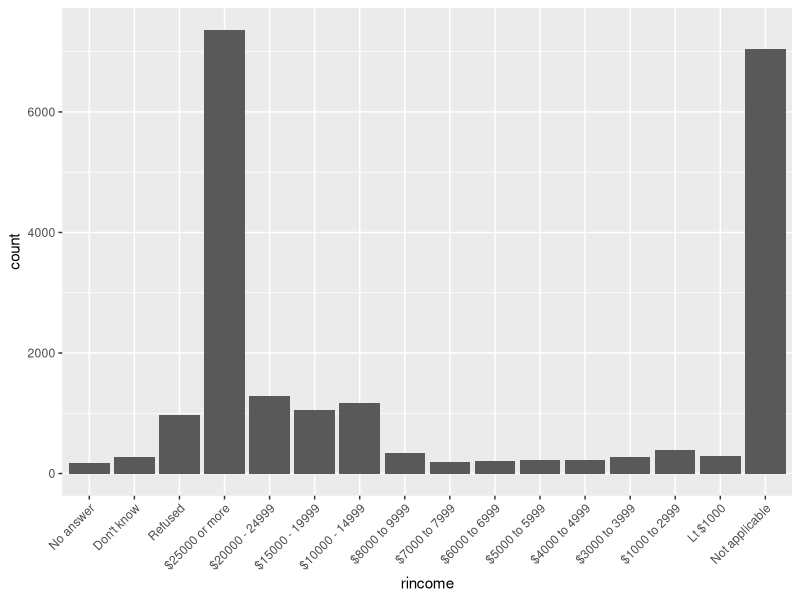
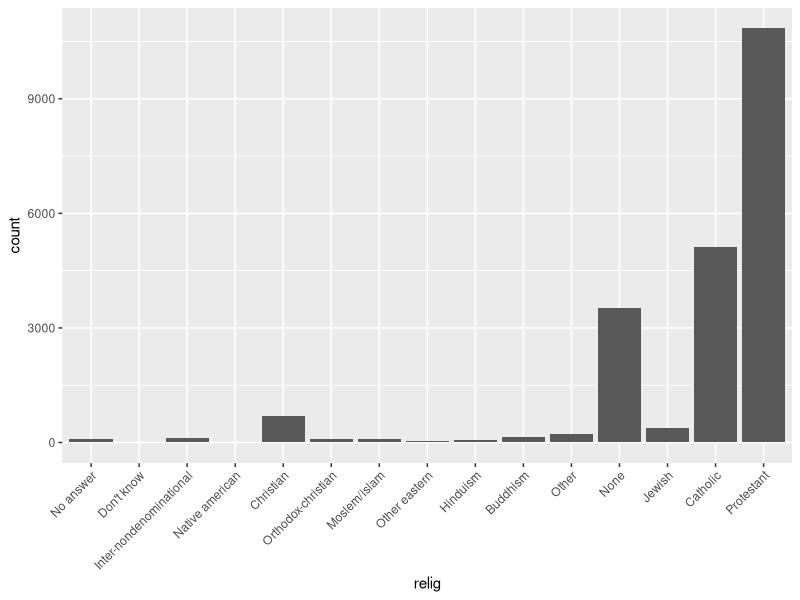
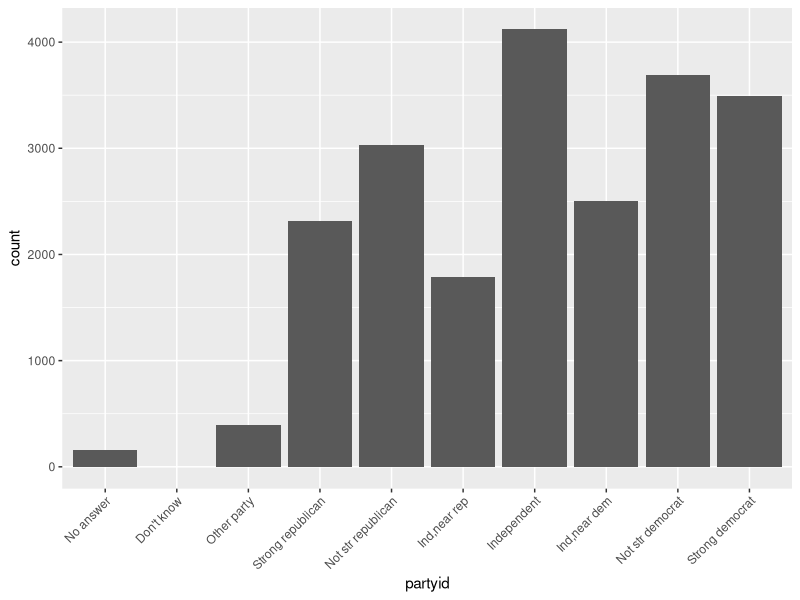
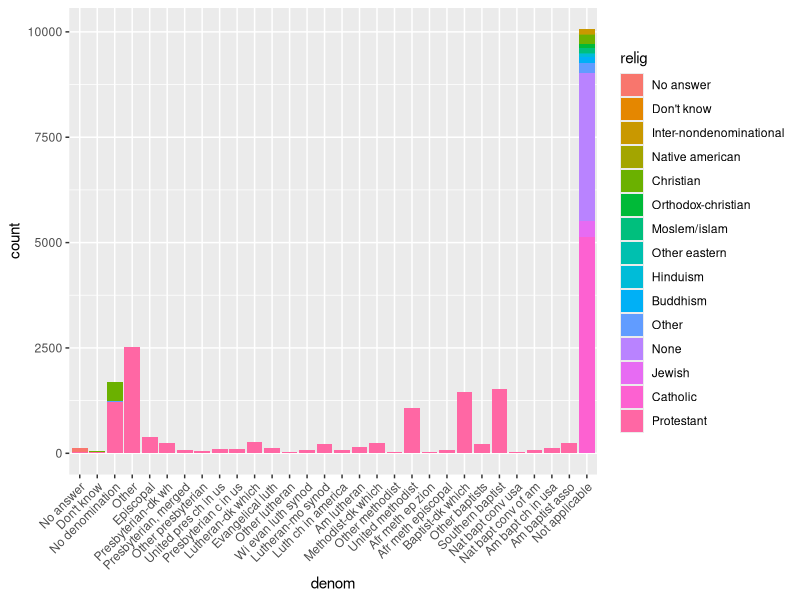
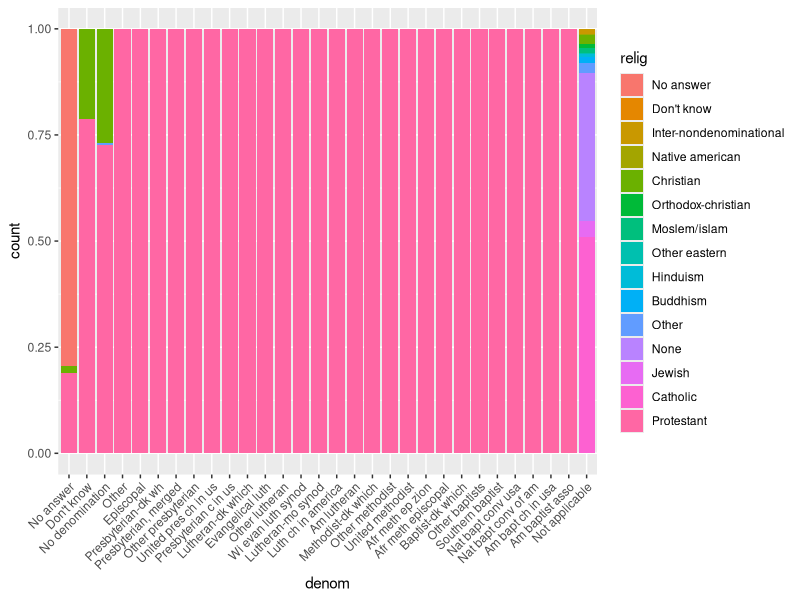
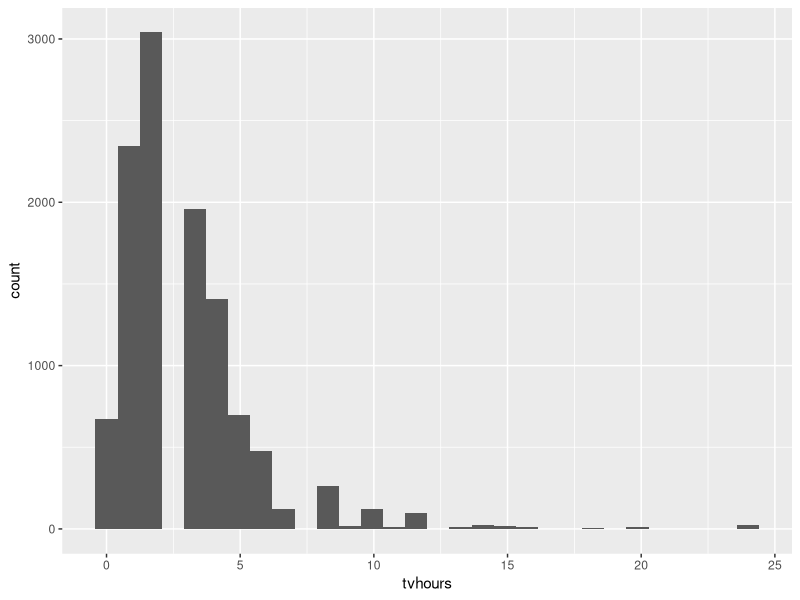
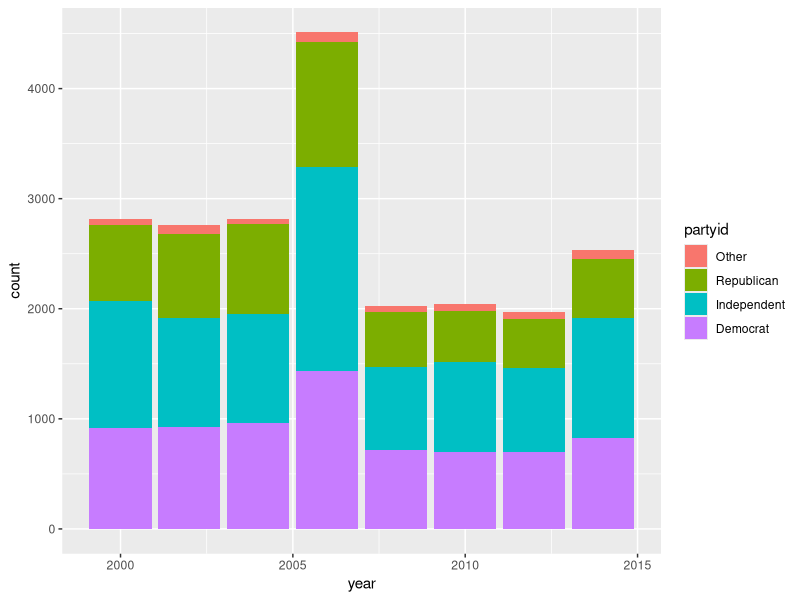

The R source for these figures, in order:
## ---- chunk 1
library(forcats)
library(tidyverse)
## ---- chunk 2
summary(gss_cat$rincome)
ggplot(gss_cat, aes(rincome)) +
  geom_bar() +
  theme(axis.text.x = element_text(angle = 45, hjust = 1))
## ---- chunk 3
ggplot(gss_cat, aes(relig)) +
  geom_bar() +
  theme(axis.text.x = element_text(angle = 45, hjust = 1))
ggplot(gss_cat, aes(partyid)) +
  geom_bar() +
  theme(axis.text.x = element_text(angle = 45, hjust = 1))
## ---- chunk 4

gss_cat %>%
  group_by (denom, relig) %>%
  count()

ggplot(gss_cat, aes(denom)) +
  geom_bar(aes(fill = relig)) +
  theme(axis.text.x = element_text(angle = 45, hjust = 1))
ggplot(gss_cat, aes(denom)) +
  geom_bar(aes(fill = relig), position = "fill") +
  theme(axis.text.x = element_text(angle = 45, hjust = 1))
## ---- chunk 5
ggplot(gss_cat, aes (tvhours)) +
  geom_histogram()
## ---- chunk 6
levels(gss_cat$marital)
levels(gss_cat$race)
levels(gss_cat$rincome)
levels(gss_cat$partyid)
levels(gss_cat$relig)
levels(gss_cat$denom)
## ---- chunk 7
levels(gss_cat$rincome)
levels(fct_relevel(gss_cat$rincome, "Not applicable"))
## ---- chunk 8
gss_cat %>%
  mutate(partyid = fct_recode(partyid,
    "Republican"    = "Strong republican",
    "Republican"      = "Not str republican",
    "Independent" = "Ind,near rep",
    "Independent" = "Ind,near dem",
    "Democrat"        = "Not str democrat",
    "Democrat"      = "Strong democrat",
    "Other"                 = "No answer",
    "Other"                 = "Don't know",
    "Other"                 = "Other party"
  )) %>%
  ggplot(aes(x = year))+
  geom_bar(aes(fill = partyid))
## ---- chunk 9
gss_cat %>%
  mutate(rincome = fct_recode(rincome,
    "less than 5000"      = "Lt $1000",
    "less than 5000" = "$1000 to 2999",
    "less than 5000" = "$3000 to 3999",
    "less than 5000" = "$4000 to 4999",
    "5000 to 10000"  = "$5000 to 5999",
    "5000 to 10000"  = "$6000 to 6999",
    "5000 to 10000"  = "$7000 to 7999",
    "5000 to 10000"  = "$8000 to 9999",
    "10000 to 25000" = "$10000 - 14999",
    "10000 to 25000" = "$15000 - 19999",
    "10000 to 25000" = "$20000 - 24999",
    "Other" = "No answer",
    "Other" = "Don't know",
    "Other" = "Refused",
    "Other" = "Not applicable"
  )) %>%
  count(rincome)
